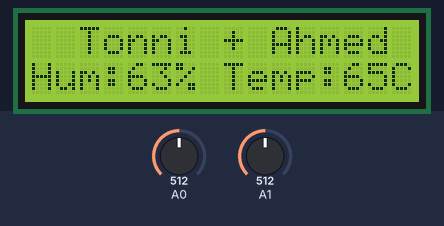
Bench run of a sketch on a simulated Arduino Uno, built with avr-gcc and run on an emulated ATmega328P. On the bench: 16×2 character LCD. Inputs (shaded band) come from the test bench; at power-on: A0 = 512, A1 = 512. What the sketch prints to the serial monitor is not drawn.

Above: at 1.2 s.
1.3 s: A0 set to 716
At 3.2 s:
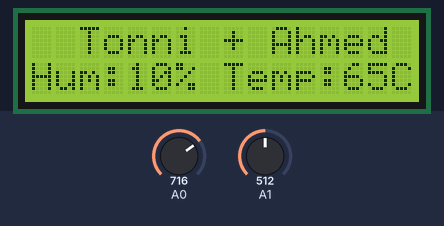
3.5 s: A1 set to 716
At 5.3 s:
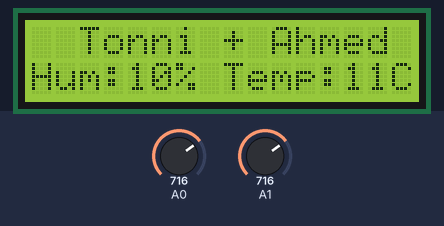
5.6 s: A0 set to 900
At 6.4 s:
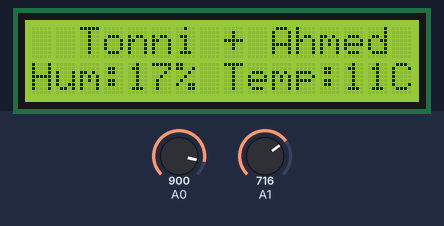
7.6 s: A1 set to 900
At 8.6 s:
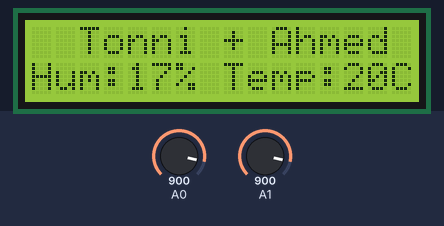
9.6 s: A0 set to 1023
At 10.7 s:
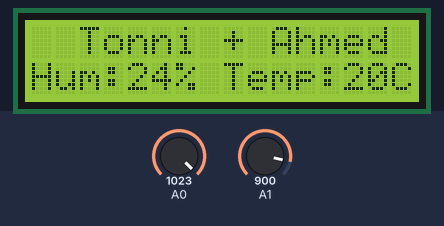
11.6 s: A1 set to 1023
At 12.9 s:
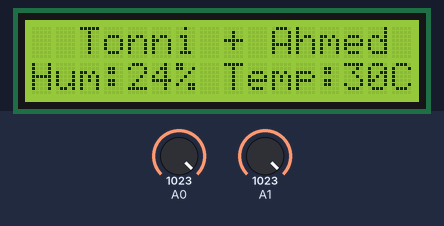
Timing chart, 0 to 14.6 s (numbered marks = the images above; inputs shaded):
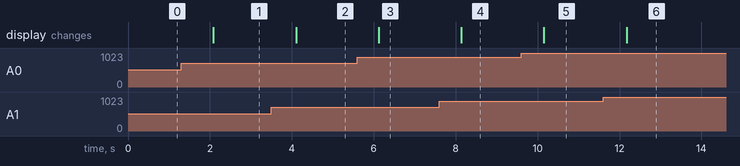

The sketch:

hsm20ghumtemponlcd.ino
```cpp
#include <LiquidCrystal.h>

LiquidCrystal lcd(12, 11, 2, 3, 4, 5);

float humidity;
float temperature;

void setup(void) {
  Serial.begin(9600);
  lcd.begin(16, 2);
}

void loop(void) {

    float humValue = analogRead(A0);
    float humVoltage = ((humValue*5.0)/1023.0);
    humidity = (3.71*pow(humVoltage,3))-(20.65*pow(humVoltage,2))+(64.81*humVoltage)-27.44;

    Serial.print("Humidity: ");
    Serial.print(humidity);
    Serial.println(" %");
    //Serial.println(voltage);


    float tempValue = analogRead(A1);
    float tempVoltage = ((tempValue*5.0)/1023.0); // convert analog value to voltage
    //equation for temperature
    temperature = (5.26*pow(tempVoltage,3))-(27.34*pow(tempVoltage,2))+(68.87*tempVoltage)-17.81;

    Serial.print("Temperature: ");
    Serial.print(temperature);
    Serial.println("C");
    //Serial.println(tempVoltage);


    // Print a message to the LCD.
    lcd.setCursor(2,0);
    lcd.print("Tonni + Ahmed");
    //lcd.setCursor(10,0);
    //lcd.print(humidity);
    //lcd.setCursor(15,0);
    //lcd.print("%");

    lcd.setCursor(0,1);
    lcd.print("Hum:");
    lcd.print(humidity);
    lcd.setCursor(6,1);
    lcd.print("% ");
    lcd.setCursor(8,1);
    lcd.print("Temp:");
    lcd.print(temperature);
    lcd.setCursor(15,1);
    lcd.print("C");
    delay(1000);
}
```

Measured:
- after the input at 1.3 s, the display: changes after 0.79 s (image 1)
- after the input at 3.5 s, the display: changes after 0.60 s (image 2)
- after the input at 5.6 s, the display: changes after 0.52 s (image 3)
- after the input at 7.6 s, the display: changes after 0.54 s (image 4)
- after the input at 9.6 s, the display: changes after 0.55 s (image 5)
- after the input at 11.6 s, the display: changes after 0.57 s (image 6)
